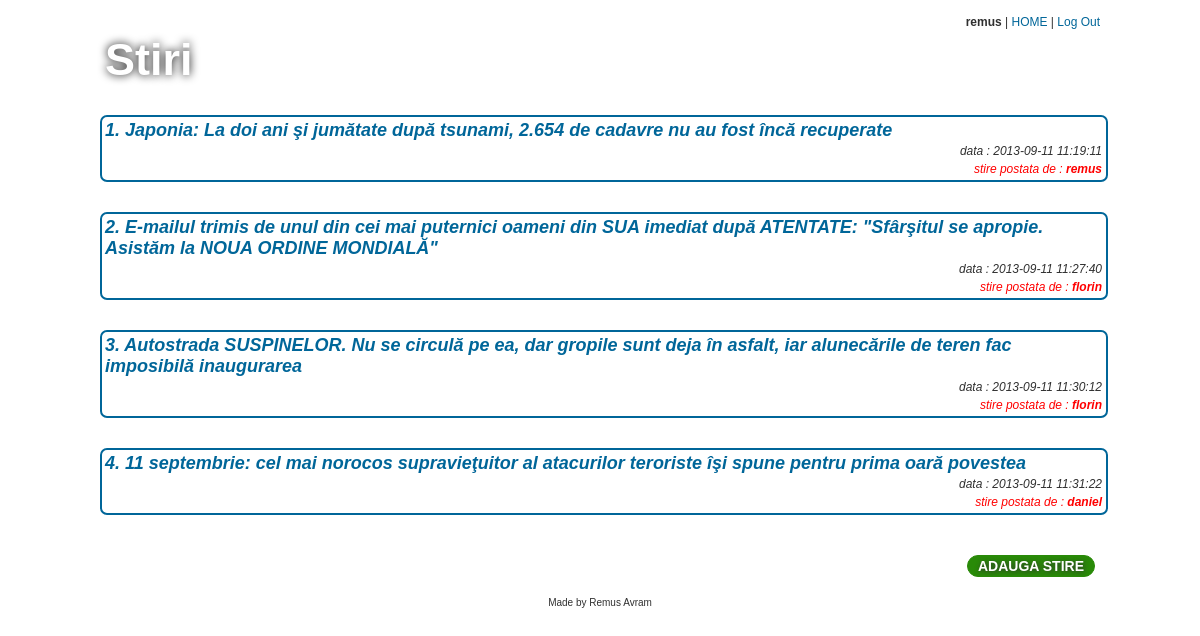
The app's page /index.php (signed in) with its own data.
### tables this page shows
CREATE TABLE IF NOT EXISTS `user` (
  `id_user` int(11) NOT NULL AUTO_INCREMENT,
  `username` varchar(25) NOT NULL,
  `password` varchar(32) NOT NULL,
  PRIMARY KEY (`id_user`)
);

CREATE TABLE IF NOT EXISTS `stire` (
  `id_stire` int(11) NOT NULL AUTO_INCREMENT,
  `continut` varchar(250) NOT NULL,
  `detaliu` longtext NOT NULL,
  `data` datetime NOT NULL,
  `id_user` int(11) NOT NULL,
  PRIMARY KEY (`id_stire`)
);

### functii.php (the view, shortened to what this page needs)
<?php
function afisareStiri()
{
	$query=mysql_query("SELECT user.username,stire.continut,stire.data,stire.id_stire
			            FROM user JOIN stire
			            ON user.id_user=stire.id_user
			            ORDER BY stire.data") 	or die (mysql_error());
	if (mysql_num_rows($query)!=0)
	{
		$count=1;
		while($stire = mysql_fetch_array($query))
		{
			$x=$stire['id_stire'];
			echo '<div id="stire"><div id="continut"><a href="comentariu.php?x='.$x.'">
					'.$count.'.  '.$stire['continut'].'</a></div><br/>'.
					'<div id="data"> data : '.$stire['data'].'</div>'.
					'<div id="utilizator"> stire postata de : <strong>'.$stire['username'].'</strong></div><br/>
				  </div>';
			$count++;
		}
	}
	else
	{
		echo ' NU EXISTA STIRI POSTATE ' ;
	}
}
function adaugaButonStire()
{
	if(isset($_SESSION['id_user']))
	{
		echo '<a href="adaugastire.php">
				<input type="button" name="adaugaButonStire" id="adaugaButonStire" class="button" value="ADAUGA STIRE"/>
			  </a>';
	}
}
function headerCode()
{
	if(isset($_SESSION['id_user']))
	{
		$id_user=$_SESSION['id_user'];
		$query = mysql_query("SELECT username FROM user WHERE id_user='$id_user' ") or die (mysql_error());
		if($query)
		{
			$user_logat = mysql_fetch_array($query);
		}
		echo '<strong>'.$user_logat['username'].'</strong> | <a href="index.php">HOME</a> | <a href="logout.php">Log Out</a>';
	}
	else
	{
		echo '<a href="login.php">Log In</a> | <a href="inregistrare.php">Inregistrare</a> | <a href="index.php">HOME</a> ';
	}
}
function footerCode()
{
	echo ' Made by Remus Avram';
}
?>

### css/main.css (style rules this page uses)
* { margin:0px; padding:0px; list-style-type:none; }
body { text-align:center; font-family:Arial; font-size:12px; color:#303030; }
a:link { color:#006699; text-decoration:none; }
.button { margin:5px; background-color:#298A08; -moz-border-radius:20px; -webkit-border-radius:20px; border-radius:20px; border:1px solid #298A08; float:right; color:#ffffff; font-family:arial; font-size:14px; font-weight:bold; padding:2px 10px; text-shadow: 1px 1px 5px #303030; }

### css/stire.css (style rules this page uses)
#stire { float:left; width:1000px; margin:10px auto 20px; padding:2px; border:2px solid #006699; overflow:auto; border-radius:7px; -moz-border-radius:7px; -webkit-border-radius:7px; }
#continut { color:#006699; font-size:20px; font-style:italic; font-weight:bold; font-style:Comic Sans MS, cursive, sans-serif; text-align:left; float:left; margin:1px; font-size:18px; }
#utilizator { width:1000px; float:right; text-align:right; margin:1px; font-style:italic; font-size:12px; color:#FF0000; padding:1px; }
#data { width:1000px; float:right; text-align:right; margin:1px; font-style:italic; font-size:12px; padding:1px; }
.button { margin:20px 5px 20px 5px ; }

### records on screen
user: username "remus"
stire: continut "Japonia: La doi ani şi jumătate după tsunami, 2.654 de cadavre nu au fost încă recuperate", data "2013-09-11 11:19:11", id_user.username "remus"
stire: continut "E-mailul trimis de unul din cei mai puternici oameni din SUA imediat după ATENTATE: \"Sfârşitul se apropie. Asistăm la NOUA ORDINE MONDIALĂ\"", data "2013-09-11 11:27:40", id_user.username "florin"
stire: continut "Autostrada SUSPINELOR. Nu se circulă pe ea, dar gropile sunt deja în asfalt, iar alunecările de teren fac imposibilă inaugurarea", data "2013-09-11 11:30:12", id_user.username "florin"
stire: continut "11 septembrie: cel mai norocos supravieţuitor al atacurilor teroriste îşi spune pentru prima oară povestea", data "2013-09-11 11:31:22", id_user.username "daniel"
